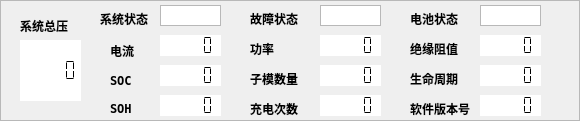
    <widget class="QFrame" name="frame">
     <property name="geometry">
      <rect>
       <x>190</x>
       <y>10</y>
       <width>580</width>
       <height>121</height>
      </rect>
     </property>
     <property name="frameShape">
      <enum>QFrame::StyledPanel</enum>
     </property>
     <property name="frameShadow">
      <enum>QFrame::Raised</enum>
     </property>
     <widget class="QLabel" name="label_xtzy">
      <property name="geometry">
       <rect>
        <x>20</x>
        <y>10</y>
        <width>71</width>
        <height>31</height>
       </rect>
      </property>
      <property name="font">
       <font>
        <family>Andale Mono</family>
        <weight>75</weight>
        <bold>true</bold>
       </font>
      </property>
      <property name="text">
       <string>系统总压</string>
      </property>
     </widget>
     <widget class="QLCDNumber" name="lcd_p2_xtzy">
      <property name="geometry">
       <rect>
        <x>20</x>
        <y>40</y>
        <width>61</width>
        <height>61</height>
       </rect>
      </property>
      <property name="autoFillBackground">
       <bool>false</bool>
      </property>
      <property name="styleSheet">
       <string notr="true">background-color: rgb(255, 255, 255);</string>
      </property>
      <property name="frameShape">
       <enum>QFrame::NoFrame</enum>
      </property>
      <property name="frameShadow">
       <enum>QFrame::Raised</enum>
      </property>
      <property name="smallDecimalPoint">
       <bool>false</bool>
      </property>
      <property name="mode">
       <enum>QLCDNumber::Dec</enum>
      </property>
      <property name="segmentStyle">
       <enum>QLCDNumber::Flat</enum>
      </property>
     </widget>
     <widget class="QLabel" name="label_xtzy_2">
      <property name="geometry">
       <rect>
        <x>110</x>
        <y>40</y>
        <width>61</width>
        <height>21</height>
       </rect>
      </property>
      <property name="font">
       <font>
        <family>Andale Mono</family>
        <weight>75</weight>
        <bold>true</bold>
       </font>
      </property>
      <property name="text">
       <string>电流</string>
      </property>
     </widget>
     <widget class="QLCDNumber" name="lcd_p2_dl">
      <property name="geometry">
       <rect>
        <x>160</x>
        <y>35</y>
        <width>61</width>
        <height>21</height>
       </rect>
      </property>
      <property name="autoFillBackground">
       <bool>false</bool>
      </property>
      <property name="styleSheet">
       <string notr="true">background-color: rgb(255, 255, 255);</string>
      </property>
      <property name="frameShape">
       <enum>QFrame::NoFrame</enum>
      </property>
      <property name="frameShadow">
       <enum>QFrame::Raised</enum>
      </property>
      <property name="smallDecimalPoint">
       <bool>false</bool>
      </property>
      <property name="mode">
       <enum>QLCDNumber::Dec</enum>
      </property>
      <property name="segmentStyle">
       <enum>QLCDNumber::Flat</enum>
      </property>
     </widget>
     <widget class="QLabel" name="label_xtzy_3">
      <property name="geometry">
       <rect>
        <x>110</x>
        <y>70</y>
        <width>41</width>
        <height>21</height>
       </rect>
      </property>
      <property name="font">
       <font>
        <family>Andale Mono</family>
        <weight>75</weight>
        <bold>true</bold>
       </font>
      </property>
      <property name="text">
       <string>SOC</string>
      </property>
     </widget>
     <widget class="QLCDNumber" name="lcd_p2_soh">
      <property name="geometry">
       <rect>
        <x>160</x>
        <y>95</y>
        <width>61</width>
        <height>21</height>
       </rect>
      </property>
      <property name="autoFillBackground">
       <bool>false</bool>
      </property>
      <property name="styleSheet">
       <string notr="true">background-color: rgb(255, 255, 255);</string>
      </property>
      <property name="frameShape">
       <enum>QFrame::NoFrame</enum>
      </property>
      <property name="frameShadow">
       <enum>QFrame::Raised</enum>
      </property>
      <property name="smallDecimalPoint">
       <bool>false</bool>
      </property>
      <property name="mode">
       <enum>QLCDNumber::Dec</enum>
      </property>
      <property name="segmentStyle">
       <enum>QLCDNumber::Flat</enum>
      </property>
     </widget>
     <widget class="QLabel" name="label_xtzy_4">
      <property name="geometry">
       <rect>
        <x>110</x>
        <y>100</y>
        <width>62</width>
        <height>17</height>
       </rect>
      </property>
      <property name="font">
       <font>
        <family>Andale Mono</family>
        <weight>75</weight>
        <bold>true</bold>
       </font>
      </property>
      <property name="text">
       <string>SOH</string>
      </property>
     </widget>
     <widget class="QLCDNumber" name="lcd_p2_soc">
      <property name="geometry">
       <rect>
        <x>160</x>
        <y>65</y>
        <width>61</width>
        <height>21</height>
       </rect>
      </property>
      <property name="autoFillBackground">
       <bool>false</bool>
      </property>
      <property name="styleSheet">
       <string notr="true">background-color: rgb(255, 255, 255);</string>
      </property>
      <property name="frameShape">
       <enum>QFrame::NoFrame</enum>
      </property>
      <property name="frameShadow">
       <enum>QFrame::Raised</enum>
      </property>
      <property name="smallDecimalPoint">
       <bool>false</bool>
      </property>
      <property name="mode">
       <enum>QLCDNumber::Dec</enum>
      </property>
      <property name="segmentStyle">
       <enum>QLCDNumber::Flat</enum>
      </property>
     </widget>
     <widget class="QLCDNumber" name="lcd_p2_rjbbh">
      <property name="geometry">
       <rect>
        <x>480</x>
        <y>95</y>
        <width>61</width>
        <height>21</height>
       </rect>
      </property>
      <property name="autoFillBackground">
       <bool>false</bool>
      </property>
      <property name="styleSheet">
       <string notr="true">background-color: rgb(255, 255, 255);</string>
      </property>
      <property name="frameShape">
       <enum>QFrame::NoFrame</enum>
      </property>
      <property name="frameShadow">
       <enum>QFrame::Raised</enum>
      </property>
      <property name="smallDecimalPoint">
       <bool>false</bool>
      </property>
      <property name="mode">
       <enum>QLCDNumber::Dec</enum>
      </property>
      <property name="segmentStyle">
       <enum>QLCDNumber::Flat</enum>
      </property>
     </widget>
     <widget class="QLabel" name="label_xtzy_5">
      <property name="geometry">
       <rect>
        <x>410</x>
        <y>100</y>
        <width>81</width>
        <height>17</height>
       </rect>
      </property>
      <property name="font">
       <font>
        <family>Andale Mono</family>
        <weight>75</weight>
        <bold>true</bold>
       </font>
      </property>
      <property name="text">
       <string>软件版本号</string>
      </property>
     </widget>
     <widget class="QLabel" name="label_xtzy_6">
      <property name="geometry">
       <rect>
        <x>100</x>
        <y>10</y>
        <width>71</width>
        <height>17</height>
       </rect>
      </property>
      <property name="font">
       <font>
        <family>Andale Mono</family>
        <weight>75</weight>
        <bold>true</bold>
       </font>
      </property>
      <property name="text">
       <string>系统状态</string>
      </property>
     </widget>
     <widget class="QLabel" name="label_xtzy_7">
      <property name="geometry">
       <rect>
        <x>250</x>
        <y>40</y>
        <width>71</width>
        <height>17</height>
       </rect>
      </property>
      <property name="font">
       <font>
        <family>Andale Mono</family>
        <weight>75</weight>
        <bold>true</bold>
       </font>
      </property>
      <property name="text">
       <string>功率</string>
      </property>
     </widget>
     <widget class="QLCDNumber" name="lcd_p2_gl">
      <property name="geometry">
       <rect>
        <x>320</x>
        <y>35</y>
        <width>61</width>
        <height>21</height>
       </rect>
      </property>
      <property name="autoFillBackground">
       <bool>false</bool>
      </property>
      <property name="styleSheet">
       <string notr="true">background-color: rgb(255, 255, 255);</string>
      </property>
      <property name="frameShape">
       <enum>QFrame::NoFrame</enum>
      </property>
      <property name="frameShadow">
       <enum>QFrame::Raised</enum>
      </property>
      <property name="smallDecimalPoint">
       <bool>false</bool>
      </property>
      <property name="mode">
       <enum>QLCDNumber::Dec</enum>
      </property>
      <property name="segmentStyle">
       <enum>QLCDNumber::Flat</enum>
      </property>
     </widget>
     <widget class="QLabel" name="label_xtzy_8">
      <property name="geometry">
       <rect>
        <x>250</x>
        <y>70</y>
        <width>71</width>
        <height>17</height>
       </rect>
      </property>
      <property name="font">
       <font>
        <family>Andale Mono</family>
        <weight>75</weight>
        <bold>true</bold>
       </font>
      </property>
      <property name="text">
       <string>子模数量</string>
      </property>
     </widget>
     <widget class="QLCDNumber" name="lcd_p2_zmsl">
      <property name="geometry">
       <rect>
        <x>320</x>
        <y>65</y>
        <width>61</width>
        <height>21</height>
       </rect>
      </property>
      <property name="autoFillBackground">
       <bool>false</bool>
      </property>
      <property name="styleSheet">
       <string notr="true">background-color: rgb(255, 255, 255);</string>
      </property>
      <property name="frameShape">
       <enum>QFrame::NoFrame</enum>
      </property>
      <property name="frameShadow">
       <enum>QFrame::Raised</enum>
      </property>
      <property name="smallDecimalPoint">
       <bool>false</bool>
      </property>
      <property name="mode">
       <enum>QLCDNumber::Dec</enum>
      </property>
      <property name="segmentStyle">
       <enum>QLCDNumber::Flat</enum>
      </property>
     </widget>
     <widget class="QLabel" name="label_xtzy_9">
      <property name="geometry">
       <rect>
        <x>250</x>
        <y>100</y>
        <width>71</width>
        <height>17</height>
       </rect>
      </property>
      <property name="font">
       <font>
        <family>Andale Mono</family>
        <weight>75</weight>
        <bold>true</bold>
       </font>
      </property>
      <property name="text">
       <string>充电次数</string>
      </property>
     </widget>
     <widget class="QLCDNumber" name="lcd_p2_cdcs">
      <property name="geometry">
       <rect>
        <x>320</x>
        <y>95</y>
        <width>61</width>
        <height>21</height>
       </rect>
      </property>
      <property name="autoFillBackground">
       <bool>false</bool>
      </property>
      <property name="styleSheet">
       <string notr="true">background-color: rgb(255, 255, 255);</string>
      </property>
      <property name="frameShape">
       <enum>QFrame::NoFrame</enum>
      </property>
      <property name="frameShadow">
       <enum>QFrame::Raised</enum>
      </property>
      <property name="smallDecimalPoint">
       <bool>false</bool>
      </property>
      <property name="mode">
       <enum>QLCDNumber::Dec</enum>
      </property>
      <property name="segmentStyle">
       <enum>QLCDNumber::Flat</enum>
      </property>
     </widget>
     <widget class="QLabel" name="label_xtzy_12">
      <property name="geometry">
       <rect>
        <x>410</x>
        <y>10</y>
        <width>71</width>
        <height>17</height>
       </rect>
      </property>
      <property name="font">
       <font>
        <family>Andale Mono</family>
        <weight>75</weight>
        <bold>true</bold>
       </font>
      </property>
      <property name="text">
       <string>电池状态</string>
      </property>
     </widget>
     <widget class="QLabel" name="label_xtzy_13">
      <property name="geometry">
       <rect>
        <x>410</x>
        <y>70</y>
        <width>71</width>
        <height>17</height>
       </rect>
      </property>
      <property name="font">
       <font>
        <family>Andale Mono</family>
        <weight>75</weight>
        <bold>true</bold>
       </font>
      </property>
      <property name="text">
       <string>生命周期</string>
      </property>
     </widget>
     <widget class="QLCDNumber" name="lcd_p2_jyzz">
      <property name="geometry">
       <rect>
        <x>480</x>
        <y>35</y>
        <width>61</width>
        <height>21</height>
       </rect>
      </property>
      <property name="autoFillBackground">
       <bool>false</bool>
      </property>
      <property name="styleSheet">
       <string notr="true">background-color: rgb(255, 255, 255);</string>
      </property>
      <property name="frameShape">
       <enum>QFrame::NoFrame</enum>
      </property>
      <property name="frameShadow">
       <enum>QFrame::Raised</enum>
      </property>
      <property name="smallDecimalPoint">
       <bool>false</bool>
      </property>
      <property name="mode">
       <enum>QLCDNumber::Dec</enum>
      </property>
      <property name="segmentStyle">
       <enum>QLCDNumber::Flat</enum>
      </property>
     </widget>
     <widget class="QLCDNumber" name="lcd_p2_smzq">
      <property name="geometry">
       <rect>
        <x>480</x>
        <y>65</y>
        <width>61</width>
        <height>21</height>
       </rect>
      </property>
      <property name="autoFillBackground">
       <bool>false</bool>
      </property>
      <property name="styleSheet">
       <string notr="true">background-color: rgb(255, 255, 255);</string>
      </property>
      <property name="frameShape">
       <enum>QFrame::NoFrame</enum>
      </property>
      <property name="frameShadow">
       <enum>QFrame::Raised</enum>
      </property>
      <property name="smallDecimalPoint">
       <bool>false</bool>
      </property>
      <property name="mode">
       <enum>QLCDNumber::Dec</enum>
      </property>
      <property name="segmentStyle">
       <enum>QLCDNumber::Flat</enum>
      </property>
     </widget>
     <widget class="QLabel" name="label_xtzy_15">
      <property name="geometry">
       <rect>
        <x>410</x>
        <y>40</y>
        <width>71</width>
        <height>17</height>
       </rect>
      </property>
      <property name="font">
       <font>
        <family>Andale Mono</family>
        <weight>75</weight>
        <bold>true</bold>
       </font>
      </property>
      <property name="text">
       <string>绝缘阻值</string>
      </property>
     </widget>
     <widget class="QLabel" name="label_xtzy_10">
      <property name="geometry">
       <rect>
        <x>250</x>
        <y>10</y>
        <width>71</width>
        <height>17</height>
       </rect>
      </property>
      <property name="font">
       <font>
        <family>Andale Mono</family>
        <weight>75</weight>
        <bold>true</bold>
       </font>
      </property>
      <property name="text">
       <string>故障状态</string>
      </property>
     </widget>
     <widget class="QTextBrowser" name="text_p2_dczt">
      <property name="geometry">
       <rect>
        <x>480</x>
        <y>5</y>
        <width>61</width>
        <height>21</height>
       </rect>
      </property>
      <property name="verticalScrollBarPolicy">
       <enum>Qt::ScrollBarAlwaysOff</enum>
      </property>
     </widget>
     <widget class="QTextBrowser" name="text_p2_xtzt">
      <property name="geometry">
       <rect>
        <x>160</x>
        <y>5</y>
        <width>61</width>
        <height>21</height>
       </rect>
      </property>
      <property name="verticalScrollBarPolicy">
       <enum>Qt::ScrollBarAlwaysOff</enum>
      </property>
     </widget>
     <widget class="QTextBrowser" name="text_p2_gzzt">
      <property name="geometry">
       <rect>
        <x>320</x>
        <y>5</y>
        <width>61</width>
        <height>21</height>
       </rect>
      </property>
      <property name="verticalScrollBarPolicy">
       <enum>Qt::ScrollBarAlwaysOff</enum>
      </property>
     </widget>
    </widget>
